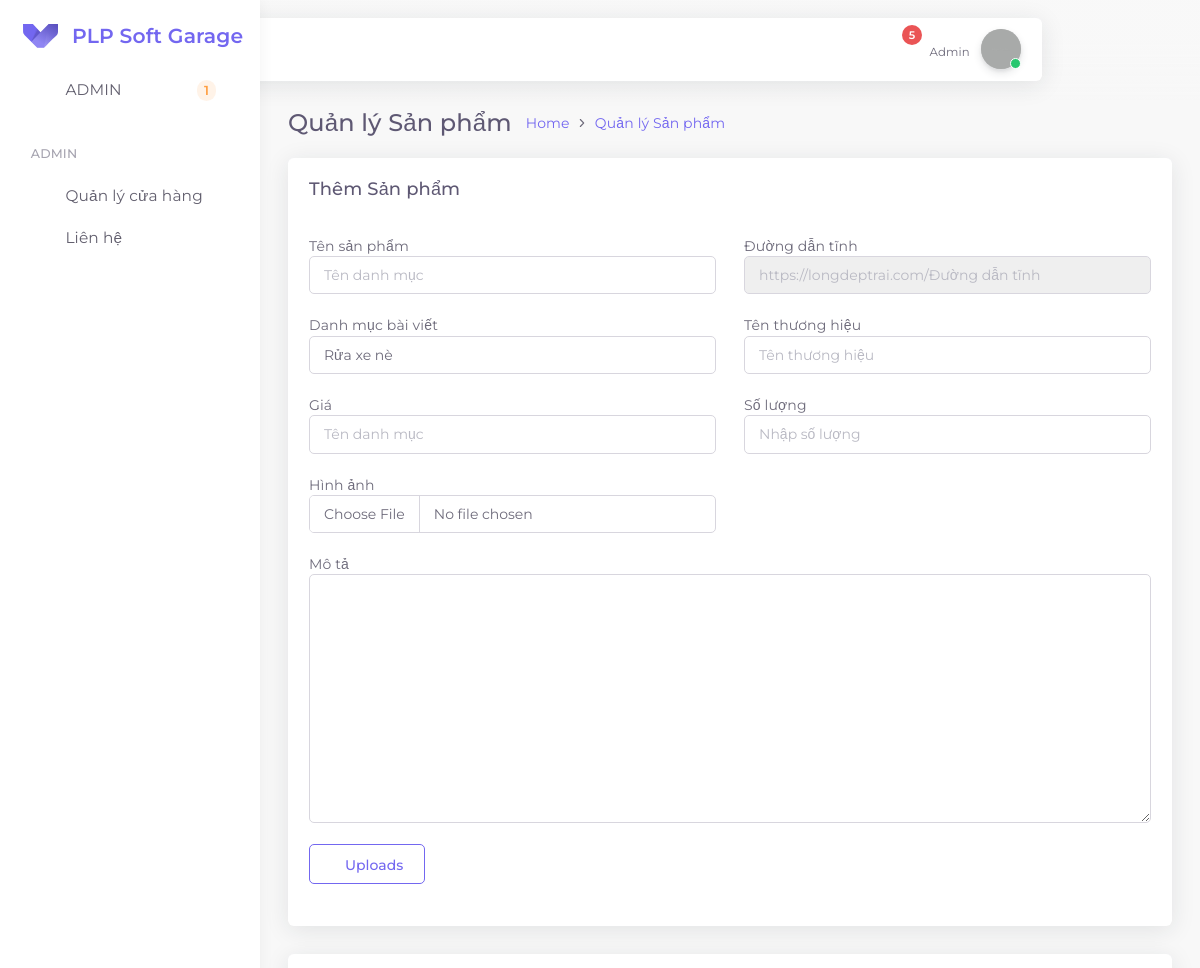
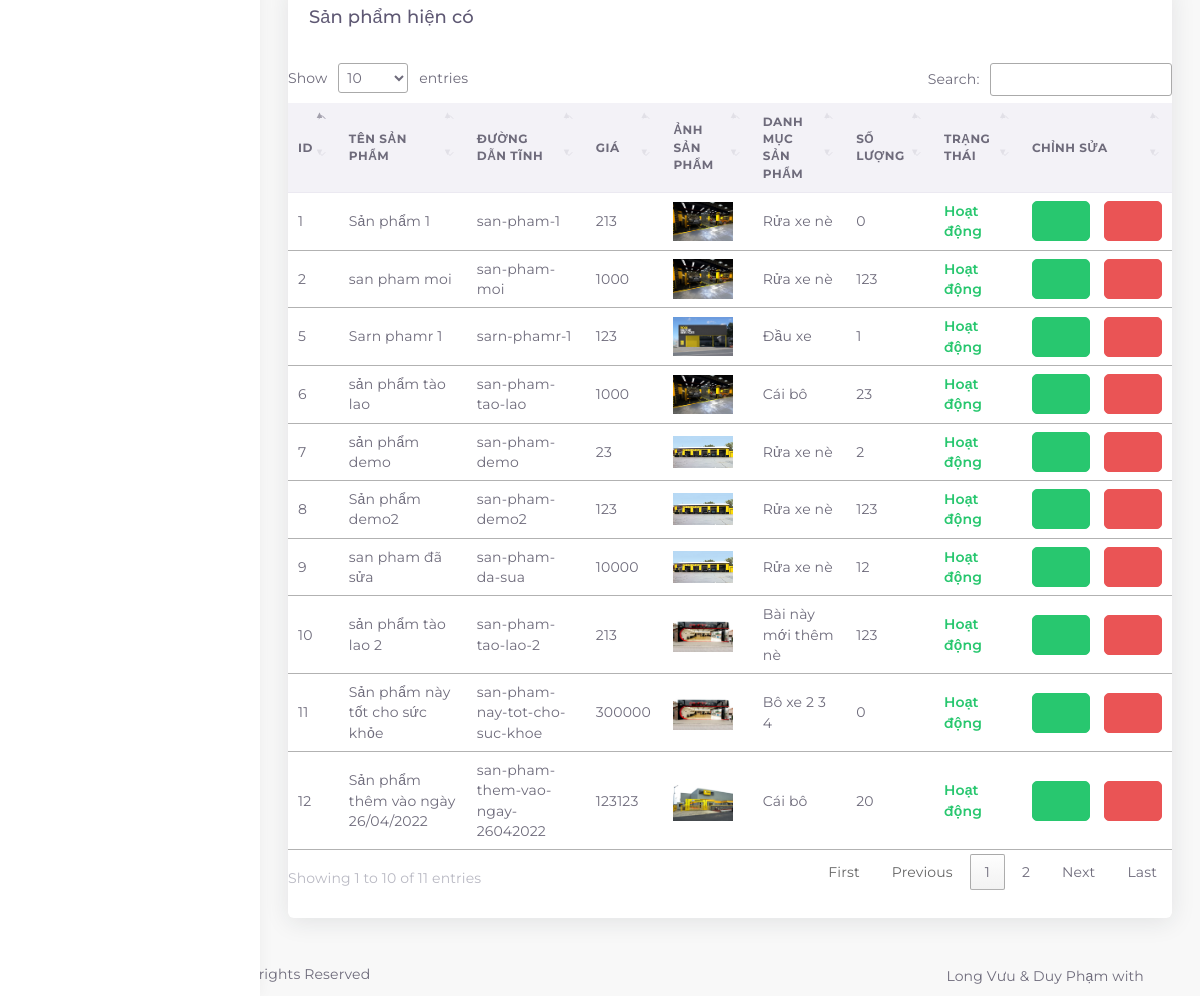
/admin/admin_controller/products_load.php, run on the app's committed database (2 pictures, top to bottom).
### tables this page shows
CREATE TABLE `products` (
  `id` int(11) NOT NULL,
  `name_product` varchar(255) NOT NULL,
  `slug_product` varchar(255) NOT NULL,
  `img` varchar(255) NOT NULL,
  `price_product` float NOT NULL,
  `status` tinyint(1) NOT NULL DEFAULT 0,
  `vote` int(11) DEFAULT 0,
  `text` text NOT NULL,
  `quantity` int(11) NOT NULL,
  `brand` varchar(255) DEFAULT NULL,
  `id_cate` int(11) NOT NULL
);

CREATE TABLE `categories_products` (
  `id` int(11) NOT NULL,
  `name` varchar(255) NOT NULL,
  `slug` varchar(255) NOT NULL,
  `status` tinyint(1) NOT NULL DEFAULT 0
);

### admin/admin_controller/products_load.php (called while the page is built, shortened)
<?php
require './admin_views/header.php';
$cate_pro = mysqli_query($conn,"SELECT * FROM `categories_products`");
$result = mysqli_query($conn,"SELECT products.*,categories_products.name from products join categories_products on products.id_cate = categories_products.id");
require './admin_views/products_load.php';
require './admin_views/footer.php';
?>

### admin/admin_views/products_load.php (the view, shortened to what this page needs)
<div class="app-content content">
    <div class="header-wrapper container-xxl p-0">
        <div class="content-header row">
            <div class="content-header-left col-md-9 col-12 mb-2">
                <div class="row breadcrumbs-top">
                    <div class="col-12">
                        <h2 class="content-header-title float-start mb-0">Quản lý Sản phẩm</h2>
                        <div class="breadcrumb-wrapper">
                            <ol class="breadcrumb">
                                <li class="breadcrumb-item"><a href="./home">Home</a>
                                </li>
                                <li class="breadcrumb-item"><a href="./quanlysanpham.html">Quản lý Sản phẩm</a>
                                </li>
                            </ol>
                        </div>
                    </div>
                </div>
            </div>
        </div>
    </div>
    <div class="content-body">
    <section id="context-menu">
            <div class="row">
                <div class="col-12">
                    <div class="card">
                        <div class="card-header">
                            <h4 class="card-title">Thêm Sản phẩm</h4>
                        </div>
                        <div class="card-body">
                            <div class="row">
                                <form id="form-add-pro" action="" method="POST" enctype="multipart/form-data" >
                                    <div class="row">
                                        <div class="col-sm-12 col-lg-6 mb-2">
                                            <label for="">Tên sản phẩm</label>
                                            <input name="name_products" type="text" id="name-cate" onkeyup="ChangeToSlug();" class="form-control" placeholder="Tên danh mục">
                                        </div>
                                        <div class="col-sm-12 col-lg-6 mb-2">
                                            <label for="">Đường dẫn tĩnh</label>
                                            <input name="slug" type="text" class="form-control" id="slug" disabled="" placeholder="https://longdeptrai.com/Đường dẫn tĩnh">
                                        </div>
                                        <div class="col-sm-12 col-lg-6 mb-2">
                                            <label for="">Danh mục bài viết</label>
                                            <select name="id_cate" id="input" class="form-control" required="required">
                                                <?php   foreach($cate_pro as $key => $val) { ?>
                                               <option value="<?=$val['id']?>"><?=$val['name']?></option>
                                                <?php }?>
                                            </select>
                                        </div>
                                        <div class="col-sm-12 col-lg-6 mb-2">
                                            <label for="">Tên thương hiệu</label>
                                            <input name="name_brand" type="text" id="name_brand"  class="form-control" placeholder="Tên thương hiệu">
                                        </div>
                                        <div class="col-sm-12 col-lg-6 mb-2">
                                            <label for="">Giá</label>
                                            <input name="price" type="text" id="price" class="form-control" placeholder="Tên danh mục">
                                        </div>
                                        <div class="col-sm-12 col-lg-6 mb-2">
                                            <label for="">Số lượng</label>
                                            <input name="quantity" type="number" class="form-control" placeholder="Nhập số lượng">
                                        </div>
                                        <div class="col-sm-12 col-lg-6 mb-2">
                                            <label for="">Hình ảnh</label>
                                            <input  type="file"  name="img_pro" id="img_pro" class="form-control" placeholder="Link hình ảnh ở quản lý hình ảnh">
                                        </div>
                                        <div class="col-sm-12 col-lg-12 mb-2">
                                            <label for="">Mô tả</label>
                                            <textarea  class="form-control tinymce" name="content" id="" cols="30" rows="10"></textarea>
                                        </div>
                                        <div class="col-sm-12 col-lg-12 mb-2">
                                            <button type="submit" onclick="return Add()" class="btn btn-outline-primary" id="save-cate-list"><i data-feather="save"></i>Uploads</button>
                                        </div>
                                    </div>
                                </form>
                            </div>
                        </div>
                    </div>
                </div>
            </div>
        </section>
        <section id="context-menu">
            <div class="row">
                <div class="col-12">
                    <div class="card">
                        <div class="card-header">
                            <h4 class="card-title">Sản phẩm hiện có </h4>
                        </div>
                        <div class="col-12">
                        <div class="card card-company-table">
                            <div class="card-body p-0">
                            <div class="table-responsive">
                                <table id="myTable" class="table">
                                <thead>
                                    <tr>
                                    <th>ID</th>
                                    <th>Tên sản phẩm</th>
                                    <th>Đường dẫn tĩnh</th>
                                    <th>Giá</th>
                                    <th>Ảnh sản phẩm</th>
                                    <th>Danh mục sản phẩm</th>
                                    <th>Số lượng</th>
                                    <th>Trạng thái</th>
                                    <th>Chỉnh sửa</th>
                                    </tr>
                                </thead>
                                <tbody>
                                   <?php foreach($result as $key => $value) {?>
                                    <tr>
                                        <td><?=$value['id']?></td>
                                        <td><?=$value['name_product']?></td>
                                        <td><?=$value['slug_product']?></td>
                                        <td><?=$value['price_product']?></td>
                                        <td>
                                            <img style="width: 60px;" src="<?=$value['img']?>" alt="">
                                        </td>
                                        <td><?=$value['name']?></td>
                                        <td><?=$value['quantity']?></td>
                                        <?php if($value['status']==0){?>
                                        <td class="fw-bolder text-success">Hoạt động</td>
                                        <?php }elseif($value['status']== 1) {?>
                                        <td class="fw-bolder text-danger">Bị khóa</td>
                                        <?php }?>
                                        <td>
                                            <div class="d-flex align-items-center ">
                                              <a class="btn btn-success me-1" href="./index.php?ctrl=products_update&id=<?=$value['id']?>"><i data-feather="edit"></i></a>
                                               <a class="btn btn-danger" onclick="return Del('<?= $value['name_product']?>')" href="./index.php?ctrl=products_delete&id=<?=$value['id']?>"><i  data-feather="delete"></i></a>
                                            </div>
                                        </td>
                                    </tr>
                                <?php }?>
                                </tbody>
                                </table>
                            </div>
                            </div>
                        </div>
                        </div>
                    </div>
                </div>
            </div>
        </section>
    </div>
</div>

### data on the page
products: id "1", name_product "Sản phẩm 1", slug_product "san-pham-1", price_product "213", img (picture), id_cate.name "Rửa xe nè", quantity "0", status "Hoạt động"
products: id "2", name_product "san pham moi", slug_product "san-pham-moi", price_product "1000", img (picture), id_cate.name "Rửa xe nè", quantity "123", status "Hoạt động"
products: id "5", name_product "Sarn phamr 1", slug_product "sarn-phamr-1", price_product "123", img (picture), id_cate.name "Đầu xe", quantity "1", status "Hoạt động"
products: id "6", name_product "sản phẩm tào lao", slug_product "san-pham-tao-lao", price_product "1000", img (picture), id_cate.name "Cái bô", quantity "23", status "Hoạt động"
products: id "7", name_product "sản phẩm demo", slug_product "san-pham-demo", price_product "23", img (picture), id_cate.name "Rửa xe nè", quantity "2", status "Hoạt động"
products: id "8", name_product "Sản phẩm demo2", slug_product "san-pham-demo2", price_product "123", img (picture), id_cate.name "Rửa xe nè", quantity "123", status "Hoạt động"
products: id "9", name_product "san pham đã sửa", slug_product "san-pham-da-sua", price_product "10000", img (picture), id_cate.name "Rửa xe nè", quantity "12", status "Hoạt động"
products: id "10", name_product "sản phẩm tào lao 2", slug_product "san-pham-tao-lao-2", price_product "213", img (picture), id_cate.name "Bài này mới thêm nè", quantity "123", status "Hoạt động"
products: id "11", name_product "Sản phẩm này tốt cho sức khỏe", slug_product "san-pham-nay-tot-cho-suc-khoe", price_product "300000", img (picture), id_cate.name "Bô xe 2 3 4", quantity "0", status "Hoạt động"
products: id "12", name_product "Sản phẩm thêm vào ngày 26/04/2022", slug_product "san-pham-them-vao-ngay-26042022", price_product "123123", img (picture), id_cate.name "Cái bô", quantity "20", status "Hoạt động"

### other printed values
form field id_cate "Rửa xe nè"
